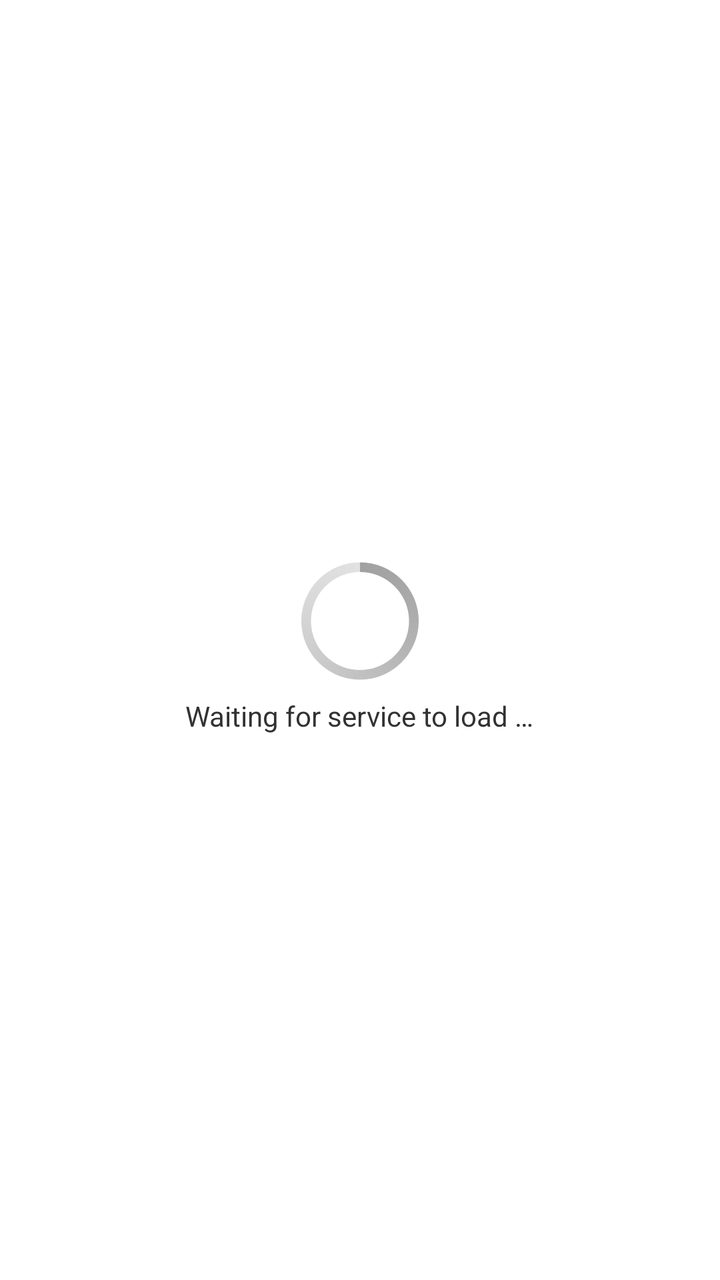
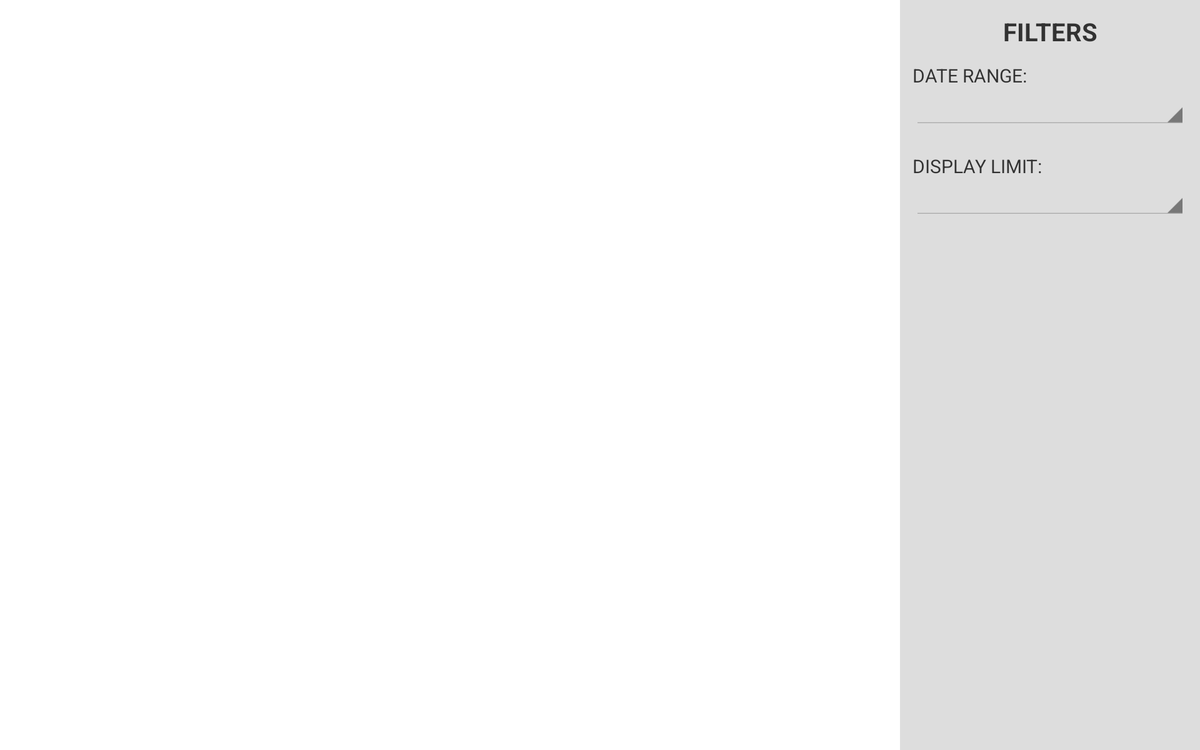

An Android layout and its configuration variant, each rendered on a device that would load it. The default file and the variant file are quoted in full after the pictures.
<!-- AndroidManifest.xml: application theme MoodTracker -->
<!-- res/layout/fragment_section_app_usage.xml -->
<?xml version="1.0" encoding="utf-8"?>
<RelativeLayout xmlns:android="http://schemas.android.com/apk/res/android"
    android:orientation="vertical" android:layout_width="match_parent"
    android:layout_height="match_parent">

    <LinearLayout
        android:layout_width="match_parent"
        android:layout_height="wrap_content"
        android:orientation="vertical"
        android:layout_centerVertical="true"
        android:gravity="center_horizontal"
        android:id="@+id/waiting_view">
        <ProgressBar
            style="?android:attr/progressBarStyleLarge"
            android:layout_width="wrap_content"
            android:layout_height="wrap_content" />
        <TextView
            android:layout_width="wrap_content"
            android:layout_height="wrap_content"
            android:text="@string/app_usage_waiting_text"/>
    </LinearLayout>


    <ListView
        android:layout_width="match_parent"
        android:layout_height="wrap_content"
        android:id="@+id/list_app_usage" />

</RelativeLayout>
<!-- resources referenced by this layout -->
<resources>
  <string name="app_usage_waiting_text">Waiting for service to load …</string>
  <style name="MoodTracker" parent="android:style/Theme.Holo.Light">
          <item name="android:actionBarStyle">@style/MoodTrackerActionBar</item>
      </style>
  <style name="MoodTrackerActionBar" parent="android:style/Widget.Holo.ActionBar">
          <item name="android:titleTextStyle">@style/ActionBarTitleText</item>
      </style>
  <style name="ActionBarTitleText" parent="@android:style/TextAppearance.Holo.Widget.ActionBar.Title">
          <item name="android:textStyle">bold</item>
          <item name="android:typeface">serif</item>
          <item name="android:textColor">@color/text_dark_grey</item>
      </style>
  <color name="text_dark_grey">#ff4a4a4a</color>
</resources>
<!-- res/layout-sw600dp-land/fragment_section_app_usage.xml (the repository's variant of the layout above) -->
<!-- drawn on a 7-inch tablet turned sideways -->
<?xml version="1.0" encoding="utf-8"?>
<RelativeLayout xmlns:android="http://schemas.android.com/apk/res/android"
    android:orientation="vertical" android:layout_width="match_parent"
    android:layout_height="match_parent">

    <LinearLayout
        android:id="@+id/app_usage_waiting_view"
        android:layout_width="match_parent"
        android:layout_height="wrap_content"
        android:orientation="vertical"
        android:layout_centerVertical="true"
        android:gravity="center_horizontal"
        android:visibility="gone">
        <ProgressBar
            style="?android:attr/progressBarStyleLarge"
            android:layout_width="wrap_content"
            android:layout_height="wrap_content" />
        <TextView
            android:layout_width="wrap_content"
            android:layout_height="wrap_content"
            android:text="@string/app_usage_waiting_text"/>
    </LinearLayout>

    <LinearLayout
        android:id="@+id/app_usage_content_view"
        android:layout_width="match_parent"
        android:layout_height="match_parent"
        android:orientation="horizontal" >

        <ListView
            android:id="@+id/app_usage_list"
            android:layout_width="0dp"
            android:layout_height="match_parent"
            android:layout_weight="1" />

        <LinearLayout
            android:layout_width="@dimen/app_usage_filter_panel_width_land_sw600dp"
            android:layout_height="match_parent"
            android:layout_weight="0"
            android:orientation="vertical"
            android:background="#FFDDDDDD">

            <TextView
                android:layout_width="match_parent"
                android:layout_height="@dimen/app_usage_filter_title_height_sw600dp"
                android:textStyle="bold"
                android:textSize="@dimen/app_usage_normal_font_size"
                android:text="@string/app_usage_filter_title"
                android:gravity="center"/>

            <LinearLayout
                android:layout_width="match_parent"
                android:layout_height="wrap_content"
                android:paddingTop="0dp"
                android:paddingBottom="@dimen/app_usage_filter_padding_bottom_sw600dp"
                android:paddingLeft="@dimen/app_usage_filter_padding_horizontal_sw600dp"
                android:paddingRight="@dimen/app_usage_filter_padding_horizontal_sw600dp"
                android:orientation="vertical">

                <TextView
                    android:layout_width="match_parent"
                    android:layout_height="wrap_content"
                    android:text="@string/app_usage_pick_date"
                    android:textSize="@dimen/app_usage_small_font_size"
                    android:gravity="center_vertical" />

                <Spinner
                    android:id="@+id/app_usage_date_range_spinner"
                    android:layout_width="match_parent"
                    android:layout_height="0dp"
                    android:layout_weight="1" />


            </LinearLayout>

            <LinearLayout
                android:layout_width="match_parent"
                android:layout_height="wrap_content"
                android:paddingTop="0dp"
                android:paddingBottom="@dimen/app_usage_filter_padding_bottom_sw600dp"
                android:paddingLeft="@dimen/app_usage_filter_padding_horizontal_sw600dp"
                android:paddingRight="@dimen/app_usage_filter_padding_horizontal_sw600dp"
                android:orientation="vertical">

                <TextView
                    android:layout_width="match_parent"
                    android:layout_height="wrap_content"
                    android:text="@string/app_usage_pick_limit"
                    android:textSize="@dimen/app_usage_small_font_size"
                    android:gravity="center_vertical"
                    android:layout_weight="0" />

                <Spinner
                    android:id="@+id/app_usage_display_limit_spinner"
                    android:layout_width="match_parent"
                    android:layout_height="0dp"
                    android:layout_weight="1" />

            </LinearLayout>

        </LinearLayout>

    </LinearLayout>

</RelativeLayout>
<!-- resources referenced by the variant -->
<!-- as a 7-inch tablet turned sideways resolves them -->
<resources>
  <dimen name="app_usage_filter_padding_bottom_sw600dp">20dp</dimen>
  <dimen name="app_usage_filter_padding_horizontal_sw600dp">10dp</dimen>
  <dimen name="app_usage_filter_panel_width_land_sw600dp">240dp</dimen>
  <dimen name="app_usage_filter_title_height_sw600dp">50dp</dimen>
  <dimen name="app_usage_normal_font_size">20sp</dimen>
  <dimen name="app_usage_small_font_size">15sp</dimen>
  <string name="app_usage_filter_title">FILTERS</string>
  <string name="app_usage_pick_date">"DATE RANGE:    "</string>
  <string name="app_usage_pick_limit">"DISPLAY LIMIT: "</string>
  <string name="app_usage_waiting_text">Waiting for service to load …</string>
  <style name="MoodTracker" parent="android:style/Theme.Holo.Light">
          <item name="android:actionBarStyle">@style/MoodTrackerActionBar</item>
      </style>
  <style name="MoodTrackerActionBar" parent="android:style/Widget.Holo.ActionBar">
          <item name="android:titleTextStyle">@style/ActionBarTitleText</item>
      </style>
  <style name="ActionBarTitleText" parent="@android:style/TextAppearance.Holo.Widget.ActionBar.Title">
          <item name="android:textStyle">bold</item>
          <item name="android:typeface">serif</item>
          <item name="android:textColor">@color/text_dark_grey</item>
      </style>
  <color name="text_dark_grey">#ff4a4a4a</color>
</resources>
